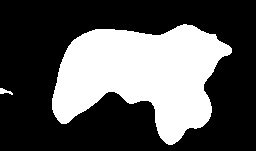
//> input picture images/Desc0.jpg, 256 x 151 px
$ ./gabor_extract images/Desc0.jpg   (built with g++ and OpenCV 4)
//> lines starting //> are read from the running program, lines starting //| are printed output that depends on the picture; after the words box and inside, x2 and y2 are one past the last pixel; in counts of white or black regions, pixels touching at a corner belong together
### cvgabor.cpp
#include "cvgabor.h"
using namespace std;
using namespace cv;
//----------------------------------------------------------------------------------------------
//
//----------------------------------------------------------------------------------------------
CvGabor::CvGabor()    //Êîíñòðóêòîð
{
}
//----------------------------------------------------------------------------------------------
//
//----------------------------------------------------------------------------------------------
CvGabor::~CvGabor()   //Äåñòðóêòîð
{

}
//----------------------------------------------------------------------------------------------
// Ñîçäàåì ôèëüòð Ãàáîðà ñ îðèåíòàöèåé iMu*PI/8, ìàñøòàáîì iNu è äèñïåðñèåé sigma ðàâíîé dSigma
// Ïðîñòðàíñòâåííàÿ ÷àñòîòà F óñòàíàâëèâàåòñÿ ïî óìîë÷àíèþ ðàâíîé sqrt(2).
//----------------------------------------------------------------------------------------------
CvGabor::CvGabor(int iMu, int iNu, double dSigma)
{
	F = sqrt(2.0);				// F óñòàíàâëèâàåòñÿ ïî óìîë÷àíèþ ðàâíîé sqrt(2)
	Init(iMu, iNu, dSigma, F);	// Èíèöèàëèçàöèÿ ïàðàìåòðîâ, ñîçäàíèå ÿäðà
}


/*!
\fn CvGabor::CvGabor(int iMu, int iNu, double dSigma, double dF)
Construct a gabor

Parameters:
iMu		The orientation iMu*PI/8
iNu 		The scale
dSigma 		The sigma value of Gabor
dF		The spatial frequency        //¿Õ¼äÆµÂÊ dF

Returns:
None

Create a gabor with a orientation iMu*PI/8, a scale iNu, a sigma value dSigma, and a spatial frequence dF. It calls Init() to generate parameters and kernels.
*/
// [6 lines left out: function CvGabor, not called in this run]


/*!
\fn CvGabor::CvGabor(double dPhi, int iNu)
Construct a gabor

Parameters:
dPhi		The orientation in arc
iNu 		The scale

Returns:
None

Create a gabor with a orientation dPhi, and with a scale iNu. The sigma (Sigma) and the spatial frequence (F) are set to 2*PI and sqrt(2) defaultly. It calls Init() to generate parameters and kernels.
*/
// [6 lines left out: function CvGabor, not called in this run]


/*!
\fn CvGabor::CvGabor(double dPhi, int iNu, double dSigma)
Construct a gabor

Parameters:
dPhi		The orientation in arc
iNu 		The scale
dSigma		The sigma value of Gabor

Returns:
None

Create a gabor with a orientation dPhi, a scale iNu, and a sigma value dSigma. The spatial frequence (F) is set to sqrt(2) defaultly. It calls Init() to generate parameters and kernels.
*/
// [6 lines left out: function CvGabor, not called in this run]


/*!
\fn CvGabor::CvGabor(double dPhi, int iNu, double dSigma, double dF)
Construct a gabor

Parameters:
dPhi		The orientation in arc
iNu 		The scale
dSigma 		The sigma value of Gabor
dF		The spatial frequency

Returns:
None

Create a gabor with a orientation dPhi, a scale iNu, a sigma value dSigma, and a spatial frequence dF. It calls Init() to generate parameters and kernels.
*/
// [5 lines left out: function CvGabor, not called in this run]

/*!
\fn CvGabor::IsInit()
Determine the gabor is initilised or not

Parameters:
None

Returns:
a boolean value, TRUE is initilised or FALSE is non-initilised.

Determine whether the gabor has been initlized - variables F, K, Kmax, Phi, Sigma are filled.
*/
bool CvGabor::IsInit()
{

	return bInitialised;
}

/*!
\fn CvGabor::mask_width()
Give out the width of the mask

Parameters:
None

Returns:
The long type show the width.

Return the width of mask (should be NxN) by the value of Sigma and iNu.
*/
long CvGabor::mask_width()  //È·¶¨maskµÄ¿í¶È £¨N*N´°¿Ú£©
{

	long lWidth;
	if (IsInit() == false)
	{
		perror ("Error: The Object has not been initilised in mask_width()!\n");
		return 0;
	}
	else
	{
		//determine the width of Mask
		double dModSigma = Sigma/K;
		double dWidth = (int)(dModSigma*6 + 1);
		//test whether dWidth is an odd.
		if (fmod(dWidth, 2.0)==0.0) dWidth++;
		lWidth = (long)dWidth;

		return lWidth;
	}
}


/*!
\fn CvGabor::creat_kernel()
Create gabor kernel

Parameters:
None

Returns:
None

Create 2 gabor kernels - REAL and IMAG, with an orientation and a scale
*/
void CvGabor::creat_kernel()   //´´½¨gaborºË
{

	if (IsInit() == false) {perror("Error: The Object has not been initilised in creat_kernel()!\n");}
	else
	{
		Mat mReal, mImag;

		mReal = Mat( Width, Width, CV_32F);  //Êµ²¿´°¿Ú¿òµÄ´óÐ¡
		mImag = Mat( Width, Width, CV_32FC1);  //Ðé²¿´°¿Ú¿òµÄ´óÐ¡

		/**************************** Gabor Function ****************************/
		int x, y;
		double dReal;
		double dImag;
		double dTemp1, dTemp2, dTemp3;

		for (int i = 0; i < Width; i++)
		{
			for (int j = 0; j < Width; j++)
			{
				x = i-(Width-1)/2;
				y = j-(Width-1)/2;
				dTemp1 = (pow(K,2)/pow(Sigma,2))*exp(-(pow((double)x,2)+pow((double)y,2))*pow(K,2)/(2*pow(Sigma,2)));//
				dTemp2 = cos(K*cos(Phi)*x + K*sin(Phi)*y) - exp(-(pow(Sigma,2)/2));  //
				dTemp3 = sin(K*cos(Phi)*x + K*sin(Phi)*y);  //
				dReal = dTemp1*dTemp2;    //
				dImag = dTemp1*dTemp3;    //
				mReal.at<float>(i,j)=dReal;
				mImag.at<float>(i,j)=dImag;
			}
		}//FOR
		/**************************** Gabor Function ****************************/
		bKernel = true;
		mReal.copyTo(Real);
		mImag.copyTo(Imag);
	}
}
/*!
\fn CvGabor::get_image(int Type)
Get the speific type of image of Gabor

Parameters:
Type		The Type of gabor kernel, e.g. REAL, IMAG, MAG, PHASE

Returns:
Pointer to image structure, or NULL on failure

Return an Image (gandalf image class) with a specific Type   "REAL"	"IMAG" "MAG" "PHASE"
*/
// [43 lines left out: function get_image, not called in this run]


/*!
\fn CvGabor::IsKernelCreate()
Determine the gabor kernel is created or not

Parameters:
None

Returns:
a boolean value, TRUE is created or FALSE is non-created.

Determine whether a gabor kernel is created.
*/
// [5 lines left out: function IsKernelCreate, not called in this run]


/*!
\fn CvGabor::get_mask_width()
Reads the width of Mask

Parameters:
None

Returns:
Pointer to long type width of mask.
*/
// [4 lines left out: function get_mask_width, not called in this run]


/*!
\fn CvGabor::Init(int iMu, int iNu, double dSigma, double dF)
Initilize the.gabor

Parameters:
iMu 	The orientations which is iMu*PI.8
iNu 	The scale can be from -5 to infinit
dSigma 	The Sigma value of gabor, Normally set to 2*PI
dF 	The spatial frequence , normally is sqrt(2)

Returns:

Initilize the.gabor with the orientation iMu, the scale iNu, the sigma dSigma, the frequency dF, it will call the function creat_kernel(); So a gabor is created.
*/
void CvGabor::Init(int iMu, int iNu, double dSigma, double dF)
{
	//Initilise the parameters
	bInitialised = false;
	bKernel = false;

	Sigma = dSigma;
	F = dF;

	Kmax = PI/2;

	// Absolute value of K
	K = Kmax / pow(F, (double)iNu);
	Phi = PI*iMu/8;
	bInitialised = true;
	Width = mask_width();
	Real = Mat( Width, Width, CV_32FC1);
	Imag = Mat( Width, Width, CV_32FC1);
	creat_kernel();
}

/*!
\fn CvGabor::Init(double dPhi, int iNu, double dSigma, double dF)
Initilize the.gabor

Parameters:
dPhi 	The orientations
iNu 	The scale can be from -5 to infinit
dSigma 	The Sigma value of gabor, Normally set to 2*PI
dF 	The spatial frequence , normally is sqrt(2)

Returns:
None

Initilize the.gabor with the orientation dPhi, the scale iNu, the sigma dSigma, the frequency dF, it will call the function creat_kernel(); So a gabor is created.filename 	The name of the image file
file_format 	The format of the file, e.g. GAN_PNG_FORMAT
image 	The image structure to be written to the file
octrlstr 	Format-dependent control structure

*/
// [19 lines left out: function Init, not called in this run]


/*!
\fn CvGabor::get_matrix(int Type)
Get a matrix by the type of kernel

Parameters:
Type		The type of kernel, e.g. REAL, IMAG, MAG, PHASE

Returns:
Pointer to matrix structure, or NULL on failure.

Return the gabor kernel.
*/
// [19 lines left out: function get_matrix, not called in this run]


/*!
\fn CvGabor::output_file(const char *filename, Gan_ImageFileFormat file_format, int Type)
Writes a gabor kernel as an image file.

Parameters:
filename 	The name of the image file
file_format 	The format of the file, e.g. GAN_PNG_FORMAT
Type		The Type of gabor kernel, e.g. REAL, IMAG, MAG, PHASE
Returns:
None

Writes an image from the provided image structure into the given file and the type of gabor kernel.
*/
// [12 lines left out: function output_file, not called in this run]

/*!
\fn CvGabor::conv_img_a(IplImage *src, IplImage *dst, int Type)
*/
void CvGabor::conv_img_a(Mat& src, Mat& dst, int Type)   //Í¼Ïñ×ögabor¾í»ý  º¯ÊýÃû£ºconv_img_a
{
	double ve, re,im;

	int width = src.cols;
	int height = src.rows;
	Mat mat = Mat(src.rows, src.cols, CV_32FC1);
	src.copyTo(mat);

	Mat rmat = Mat(width, height, CV_32FC1);  //´æÊµ²¿
	Mat imat = Mat(width, height, CV_32FC1);  //´æÐé²¿

	Mat kernel = Mat( Width, Width, CV_32FC1 ); //´´½¨ºËº¯Êý´°¿Ú

	switch (Type)
	{
	case CV_GABOR_REAL:		//
		Real.copyTo(kernel);
		filter2D(mat,mat,CV_32FC1,kernel);
		break;
	case CV_GABOR_IMAG:      //
		Imag.copyTo(kernel);
		filter2D(mat,mat,CV_32FC1,kernel);
		break;
	case CV_GABOR_MAG:   //
		/* Real Response */
		Real.copyTo(kernel);
		filter2D(mat,rmat,CV_32FC1,kernel);
		/* Imag Response */
		Imag.copyTo(kernel);
		filter2D(mat,imat,CV_32FC1,kernel);
		/* Magnitude response is the square root of the sum of the square of real response and imaginary response */
		cv::magnitude(imat,rmat,mat);
		break;
	case CV_GABOR_PHASE:
		/* Real Response */
		Real.copyTo(kernel);
		filter2D(mat,rmat,CV_32FC1,kernel);
		/* Imag Response */
		Imag.copyTo(kernel);
		filter2D(mat,imat,CV_32FC1,kernel);

		cv::phase(imat,rmat,mat,false);
		break;
	}

	if (dst.type() == CV_8UC1)  //¹éÒ»»¯
	{
		cv::normalize(mat,mat,0,255,CV_MINMAX);
		mat.convertTo(dst,CV_8UC1);
	}

	if (dst.type() == CV_32FC1)
	{
		mat.copyTo(dst);
	}
}


/*!
\fn CvGabor::CvGabor(int iMu, int iNu)
*/
// [6 lines left out: function CvGabor, not called in this run]


/*!
\fn CvGabor::normalize( const CvArr* src, CvArr* dst, double a, double b, int norm_type, const CvArr* mask )
*/
// [35 lines left out: function normalize, not called in this run]


/*!
\fn CvGabor::conv_img(IplImage *src, IplImage *dst, int Type)
*/

// [41 lines left out: function conv_img, not called in this run]

### gabor_extract.cpp

#define  _CRT_SECURE_NO_DEPRECATE
#include <stdio.h>
#include <direct.h>
#include "fstream"
#include "iostream"
#include <vector>
#include "cxcore.h"
#include "cv.h"
#include "highgui.h"
#include "opencv2\opencv.hpp"
#include "cvgabor.h"
using namespace std;
using namespace cv;

const int N_scales=5;
const int N_orientations=8;

//-------------------------
// Запись матрицы в файл
//-------------------------

int save_mat_image(Mat& mat, string name)
{
	double maxVal,minVal;
	minMaxLoc(mat,&minVal,&maxVal);
	Mat tmp,tmp8u;
	tmp=Mat(mat.rows,mat.cols,CV_32FC1);
	if(fabs(maxVal-minVal)>FLT_EPSILON)
	{
		tmp=mat-minVal;
		tmp*=(255.0/(maxVal-minVal));
	}
	tmp8u=Mat(mat.rows,mat.cols,CV_8UC1);
	tmp.convertTo(tmp8u,CV_8UC1);

	imwrite(name,tmp8u);
	return 1;
}

void gabor_extraction(Mat& img,vector<Mat>& Descriptors)
{
	Size img_size = Size(img.cols,img.rows);
	Mat imtmp(img.rows,img.cols,CV_32FC1);
	img.convertTo(imtmp,CV_32FC1);

	CvGabor *Gabor;

	double sigma=2*CV_PI; // По умолчанию 2*PI, но приемлемые результаты дают и PI/2

	// Цикл по масштабам
	for (int v=0;v<N_scales;v++)
	{
		// Цикл по ориентациям
		for (int u=0;u<N_orientations;u++)
		{
			Gabor = new CvGabor(u,(double)v,sigma);
			Descriptors[v*N_orientations+u]=Mat(imtmp.rows,imtmp.cols,CV_32FC1);
			Gabor->conv_img_a(imtmp,Descriptors[v*N_orientations+u],CV_GABOR_MAG);
			Descriptors[v*N_orientations+u];

			// Часто применяют сглаживание
			cv::GaussianBlur(Descriptors[v*N_orientations+u],Descriptors[v*N_orientations+u],Size(21,21),30);
			delete Gabor;
		}
	}

}

void extract_features(Mat& img,vector<Mat>& Descriptors)
{
	Size img_size = Size(img.cols,img.rows);
	Mat gray(img_size,CV_8UC1);
	if(img.channels()==3)
	{
		cv::cvtColor(img,gray,CV_BGR2GRAY);
	}
	else
	{
		img.copyTo(gray);
	}

	gabor_extraction(gray,Descriptors);
}


// -----------------------------------------------------------------
// Сегментация (вычисление признаков + кластеризация)
// -----------------------------------------------------------------
void SegmentImage(Mat& Img,int numClasters,Mat &labels)
{
	int N_Descriptors=N_scales*N_orientations;
	// создаем вектор дескрипторов по количеству фильтров в банке
	vector<Mat> Descriptors(N_Descriptors);
	// извлекаем произнаки (отклики фильтров)
	extract_features(Img,Descriptors);
	// Готовим данные для кластеризации
	Mat samples,centers;
	// Вектор mGabor.size() мерных векторов
	samples=Mat((Descriptors[0].rows *Descriptors[0].cols ),N_Descriptors,CV_32FC1);
	samples=0;
	for(int i=0;i<Descriptors[0].rows*Descriptors[0].cols;i++)
	{
		for(int j=0;j<N_Descriptors;j++)
		{
			double val=(Descriptors[j].reshape(1,1)).at<float>(i);
			samples.at<float>(i,j)=val;
		}
	}
	// Кластеризация. Разбиваем полученые mGabor.size() мерные точки на группы.
	kmeans(samples,numClasters, labels, TermCriteria(CV_TERMCRIT_EPS+CV_TERMCRIT_ITER, 1000, 0.010), 3, KMEANS_PP_CENTERS, centers);
	// Изображаем результат кластеризации
	labels=labels.reshape(1,Descriptors[0].rows);
}


int main(int argc, char * argv[])
{
	setlocale(LC_ALL, "Russian");

	// Чтение параметров командной строки
	if (argc<1)
	{
		cout << "Неправильное количество параметров." << "Использование: your_project <imagefile>" << endl;
		return 0;
	}

	Mat img = imread(argv[1],0);
//> img is the input picture: 151 rows x 256 cols, CV_8UC1; min 0, max 255, mean 86.9

	if(img.empty())
	{
		cout << "Ошибка загрузки изображения!" << endl;
		return  0;
	}
	Mat labels;
	SegmentImage(img,2,labels);
//> after the loop in gabor_extraction, `for (int v=0;v<N_scales;v++)`:
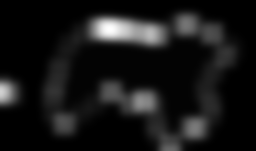
//> Descriptors[0]: 151 rows x 256 cols, CV_32FC1; min 4.87e-15, max 47.67, mean 4.3; drawn with min black and max white
//> after the loop in gabor_extraction, `for (int v=0;v<N_scales;v++)`:
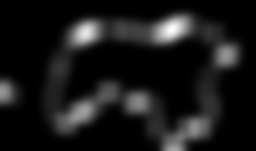
//> Descriptors[1]: 151 rows x 256 cols, CV_32FC1; min 1.08e-15, max 46.12, mean 4.6; drawn with min black and max white
//> after the loop in gabor_extraction, `for (int v=0;v<N_scales;v++)`:
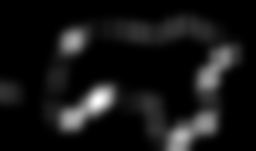
//> Descriptors[2]: 151 rows x 256 cols, CV_32FC1; min 5.71e-16, max 44.63, mean 3.8; drawn with min black and max white
//> after the loop in gabor_extraction, `for (int v=0;v<N_scales;v++)`:
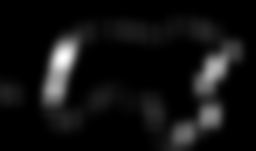
//> Descriptors[3]: 151 rows x 256 cols, CV_32FC1; min 4.65e-16, max 46.55, mean 3.3; drawn with min black and max white
//> after the loop in gabor_extraction, `for (int v=0;v<N_scales;v++)`:
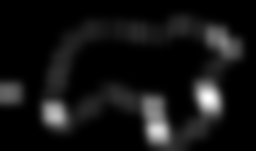
//> Descriptors[5]: 151 rows x 256 cols, CV_32FC1; min 4.67e-16, max 37.14, mean 3; drawn with min black and max white
//> in SegmentImage, `labels=labels.reshape(1,Descriptors[0].rows);`:
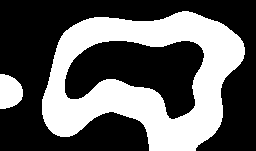
//> labels: 151 rows x 256 cols, CV_32SC1; values 0 (black) and 1 (white), 37.9% white; 2 white regions, box (x1, y1, x2, y2) and area: (42, 11, 245, 151) 14022, (0, 74, 23, 109) 640

	Mat result(img.rows,img.cols,CV_8UC3);
	cv::cvtColor(img,result,cv::COLOR_GRAY2BGR);
	for(int i=0;i<img.rows;i++)
	{
		for(int j=0;j<img.cols;j++)
		{
			int r=result.at<Vec3b>(i,j)[1]+labels.at<int>(i,j)*50;
			if(r>255){r=255;}
			result.at<Vec3b>(i,j)[1]=r;
		}
	}
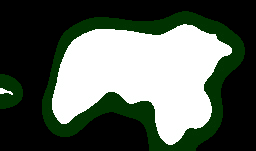
//> result: 151 rows x 256 cols, CV_8UC3; mean B, G, R 86.9, 97.2, 86.9
	imshow("result",result);
	// Вывод результата сегментаци
	//save_mat_image(labels,"Desc0.jpg");
	imwrite("result.jpg",result);

	waitKey(0);
	return 0;
}
